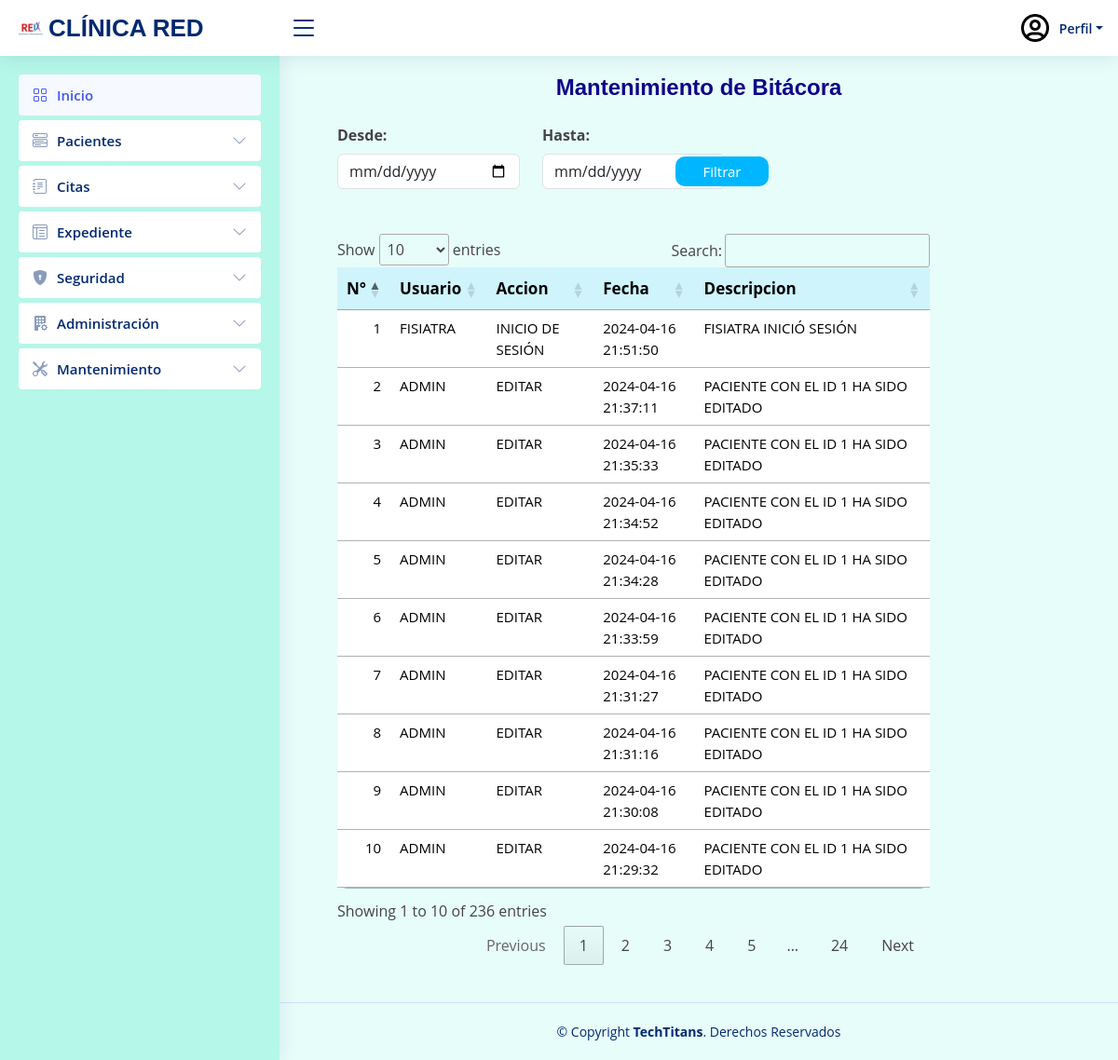
The page /PHP/Vistas/Bitacora.php on the database as committed earlier.
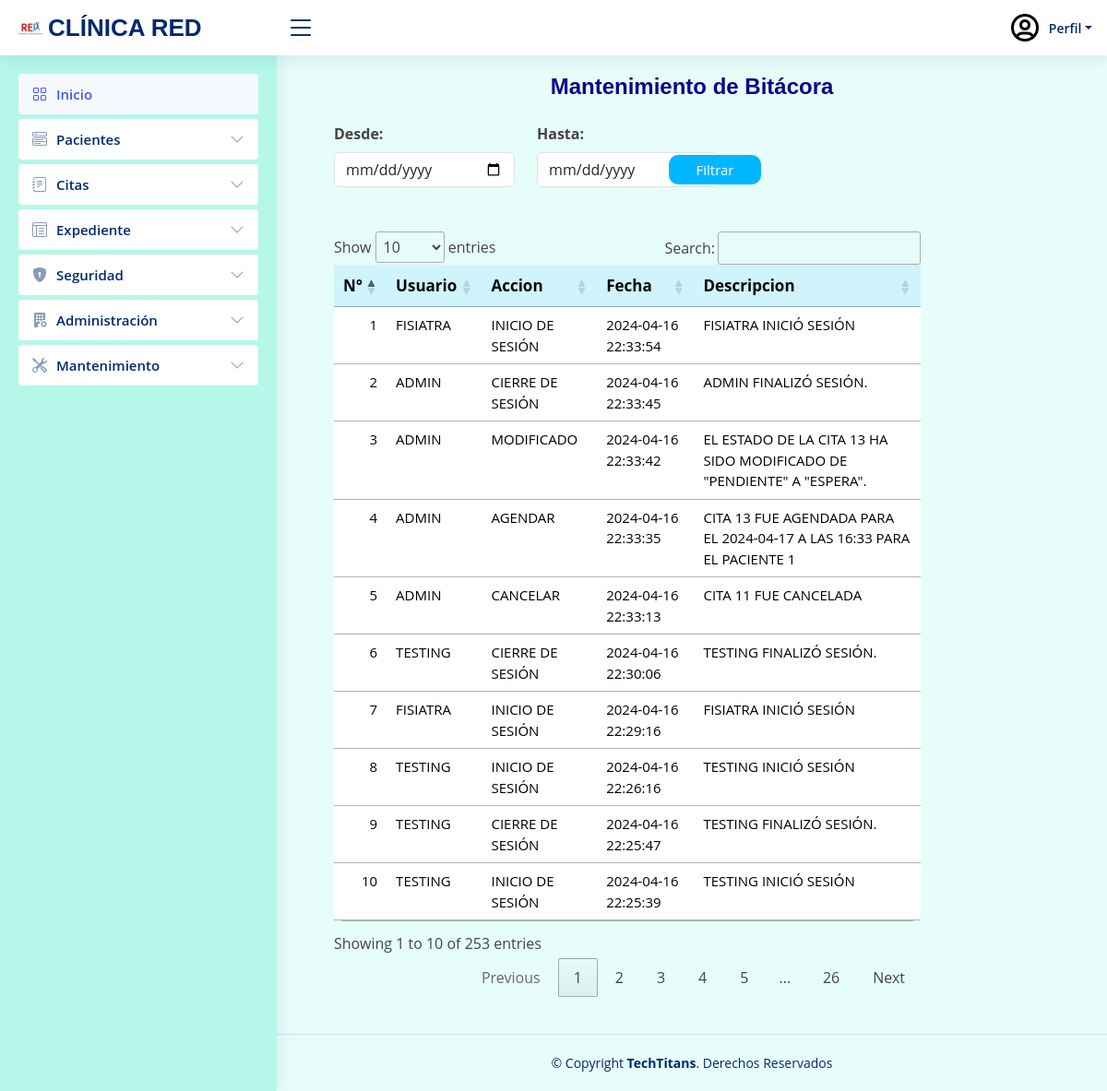
The same page on the database as committed later.
### tables this page shows
CREATE TABLE `tbl_bitacora` (
  `Id_Bitacora` int(11) NOT NULL,
  `Fecha` datetime NOT NULL,
  `Id_Usuario` int(11) NOT NULL,
  `Accion` varchar(20) NOT NULL,
  `Descripcion` varchar(100) NOT NULL
);

CREATE TABLE `tbl_ms_usuario` (
  `Id_Usuario` int(11) NOT NULL,
  `DNI` varchar(13) DEFAULT NULL,
  `Usuario` varchar(15) DEFAULT NULL,
  `Correo` varchar(40) DEFAULT NULL,
  `Nombre` varchar(80) DEFAULT NULL,
  `Direccion` varchar(80) DEFAULT NULL,
  `FechaNacimiento` date DEFAULT NULL,
  `FechaContratacion` datetime DEFAULT NULL,
  `Estado_Usuario` int(11) DEFAULT NULL,
  `Contrasena` varchar(35) DEFAULT NULL,
  `IdRol` int(11) DEFAULT NULL,
  `IdGenero` int(11) DEFAULT NULL,
  `primer_ingreso` int(11) NOT NULL DEFAULT 0,
  `Fecha_Ultima_Conexion` datetime DEFAULT NULL,
  `Primer_Inicio_Sesion` datetime DEFAULT NULL,
  `Fecha_Vencimiento` date DEFAULT NULL,
  `Creado_Por` varchar(15) DEFAULT NULL,
  `Fecha_Creacion` datetime DEFAULT NULL,
  `Numero_Inicio_Sesion` int(11) DEFAULT NULL,
  `CodigoOTP` int(6) NOT NULL,
  `FechaExpiracionOTP` datetime DEFAULT NULL
);

### PHP/Vistas/Bitacora.php (the view, shortened to what this page needs)
<!DOCTYPE html>
<html lang="en">
<head>
  <link href="../../assets/vendor/bootstrap/css/bootstrap.min.css" rel="stylesheet">
  <link href="../../assets/vendor/bootstrap-icons/bootstrap-icons.css" rel="stylesheet">
  <link href="../../assets/vendor/boxicons/css/boxicons.min.css" rel="stylesheet">
  <link href="../../assets/vendor/quill/quill.snow.css" rel="stylesheet">
  <link href="../../assets/vendor/quill/quill.bubble.css" rel="stylesheet">
  <link href="../../assets/vendor/remixicon/remixicon.css" rel="stylesheet">
  <link href="../../assets/vendor/simple-datatables/style.css" rel="stylesheet">
  <link href="../../assets/css/style.css" rel="stylesheet">
  <link rel="stylesheet" href="https://cdn.datatables.net/1.13.7/css/jquery.dataTables.css" />
  <link rel="stylesheet" href="../CSSReportes/botones.css">
  <link rel="stylesheet" href="https://cdn.datatables.net/1.13.7/css/jquery.dataTables.css" />
</head>
<body>
  <?php
  include '../../Recursos/Componentes/header.php';
  ?>
  <main id="main" class="main">
    <div class="pagetitle">
      <h1>Mantenimiento de Bitácora</h1>
    </div>
    <?php
    include("../Controladores/Conexion/Conexion_be.php");
    ?>
    <div class="container mt-4">
      <div class="row">
        <div class="col-10">
          <div class="card-body">
            <form action="" method="POST" accept-charset="utf-8" id="filtro-form">
              <div class="row">
                <div class="col-md-4">
                  <div class="form-group">
                    <label for="" class="form-label"><b> Desde:</b></label>
                    <input type="date" name="star" id="star" class="form-control" required>
                  </div>
                </div>
                <div class="col-md-4">
                  <div class="form-group">
                    <label for="" class="form-label"><b>Hasta: </b> </label>
                    <input type="date" name="fin" id="fin" class="form-control" required>
                  </div>
                </div>
                <div class="col-md-2">
                  <div class="form-group">
                    <button type="button" id="filtro" class="btn btn-primary">Filtrar</button>
                  </div>
                </div>
              </div>
            </form><br><br>
            <table class="table " id="tablaAgenda">
              <thead class="encabezado bg-light table-info">
                <tr>
                  <th scope="col">ID</th>
                  <th scope="col">Usuario</th>
                  <th scope="col">Accion</th>
                  <th scope="col">Fecha </th>
                  <th scope="col">Descripcion</th>
                </tr>
              </thead>
              <tbody>
                <?php
                $sql = "SELECT
            b.Id_Bitacora,
            b.Fecha,
            u.Usuario AS Usuario,
            b.Accion,
            b.Descripcion
        FROM tbl_bitacora b
        INNER JOIN tbl_ms_usuario u ON b.Id_Usuario = u.Id_Usuario ORDER BY b.Fecha DESC";
                $resultado = mysqli_query($conexion, $sql);
                foreach ($resultado as $fila) {
                ?>
                  <tr>
                    <td><?php echo $fila['Id_Bitacora'] ?></td>
                    <td><?php echo $fila['Usuario'] ?></td>
                    <td><?php echo $fila['Accion'] ?></td>
                    <td><?php echo $fila['Fecha'] ?></td>
                    <td><?php echo $fila['Descripcion'] ?></td>
                  </tr>
                <?php
                }
                ?>
              </tbody>
            </table>
          </div>
        </div>
      </div>
  </main>
</html>

Rows that differ between the two databases and show on the page:
no longer on this page (row unchanged): tbl_bitacora: Id_Usuario.Usuario "FISIATRA", Accion "INICIO DE SESIÓN", Fecha "2024-04-16 21:51:50", Descripcion "FISIATRA INICIÓ SESIÓN"
no longer on this page (row unchanged): tbl_bitacora: Id_Usuario.Usuario "ADMIN", Accion "EDITAR", Fecha "2024-04-16 21:37:11", Descripcion "PACIENTE CON EL ID 1 HA SIDO EDITADO"
no longer on this page (row unchanged): tbl_bitacora: Id_Usuario.Usuario "ADMIN", Accion "EDITAR", Fecha "2024-04-16 21:35:33", Descripcion "PACIENTE CON EL ID 1 HA SIDO EDITADO"
no longer on this page (row unchanged): tbl_bitacora: Id_Usuario.Usuario "ADMIN", Accion "EDITAR", Fecha "2024-04-16 21:34:52", Descripcion "PACIENTE CON EL ID 1 HA SIDO EDITADO"
no longer on this page (row unchanged): tbl_bitacora: Id_Usuario.Usuario "ADMIN", Accion "EDITAR", Fecha "2024-04-16 21:34:28", Descripcion "PACIENTE CON EL ID 1 HA SIDO EDITADO"
no longer on this page (row unchanged): tbl_bitacora: Id_Usuario.Usuario "ADMIN", Accion "EDITAR", Fecha "2024-04-16 21:33:59", Descripcion "PACIENTE CON EL ID 1 HA SIDO EDITADO"
no longer on this page (row unchanged): tbl_bitacora: Id_Usuario.Usuario "ADMIN", Accion "EDITAR", Fecha "2024-04-16 21:31:27", Descripcion "PACIENTE CON EL ID 1 HA SIDO EDITADO"
no longer on this page (row unchanged): tbl_bitacora: Id_Usuario.Usuario "ADMIN", Accion "EDITAR", Fecha "2024-04-16 21:31:16", Descripcion "PACIENTE CON EL ID 1 HA SIDO EDITADO"
no longer on this page (row unchanged): tbl_bitacora: Id_Usuario.Usuario "ADMIN", Accion "EDITAR", Fecha "2024-04-16 21:30:08", Descripcion "PACIENTE CON EL ID 1 HA SIDO EDITADO"
no longer on this page (row unchanged): tbl_bitacora: Id_Usuario.Usuario "ADMIN", Accion "EDITAR", Fecha "2024-04-16 21:29:32", Descripcion "PACIENTE CON EL ID 1 HA SIDO EDITADO"
added tbl_bitacora: Id_Usuario.Usuario "FISIATRA", Accion "INICIO DE SESIÓN", Fecha "2024-04-16 22:33:54", Descripcion "FISIATRA INICIÓ SESIÓN"
added tbl_bitacora: Id_Usuario.Usuario "ADMIN", Accion "CIERRE DE SESIÓN", Fecha "2024-04-16 22:33:45", Descripcion "ADMIN FINALIZÓ SESIÓN."
added tbl_bitacora: Id_Usuario.Usuario "ADMIN", Accion "MODIFICADO", Fecha "2024-04-16 22:33:42", Descripcion "EL ESTADO DE LA CITA 13 HA SIDO MODIFICADO DE \"PENDIENTE\" A \"ESPERA\"."
added tbl_bitacora: Id_Usuario.Usuario "ADMIN", Accion "AGENDAR", Fecha "2024-04-16 22:33:35", Descripcion "CITA 13 FUE AGENDADA PARA EL 2024-04-17 A LAS 16:33 PARA EL PACIENTE 1"
added tbl_bitacora: Id_Usuario.Usuario "ADMIN", Accion "CANCELAR", Fecha "2024-04-16 22:33:13", Descripcion "CITA 11 FUE CANCELADA"
added tbl_bitacora: Id_Usuario.Usuario "TESTING", Accion "CIERRE DE SESIÓN", Fecha "2024-04-16 22:30:06", Descripcion "TESTING FINALIZÓ SESIÓN."
added tbl_bitacora: Id_Usuario.Usuario "FISIATRA", Accion "INICIO DE SESIÓN", Fecha "2024-04-16 22:29:16", Descripcion "FISIATRA INICIÓ SESIÓN"
added tbl_bitacora: Id_Usuario.Usuario "TESTING", Accion "INICIO DE SESIÓN", Fecha "2024-04-16 22:26:16", Descripcion "TESTING INICIÓ SESIÓN"
added tbl_bitacora: Id_Usuario.Usuario "TESTING", Accion "CIERRE DE SESIÓN", Fecha "2024-04-16 22:25:47", Descripcion "TESTING FINALIZÓ SESIÓN."
added tbl_bitacora: Id_Usuario.Usuario "TESTING", Accion "INICIO DE SESIÓN", Fecha "2024-04-16 22:25:39", Descripcion "TESTING INICIÓ SESIÓN"
Other text that changed with them:
text written by a page script: "Show entries Search: Showing 1 to 10 of 236 entries Previous 1 2 3 4 5 … 24 Next" → "Show entries Search: Showing 1 to 10 of 253 entries Previous 1 2 3 4 5 … 26 Next"
